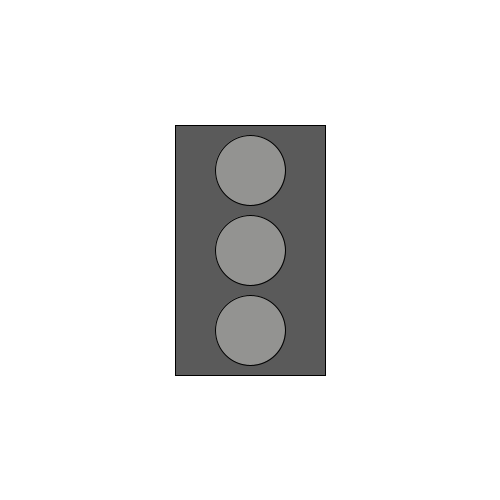
Frame 1 (no input)
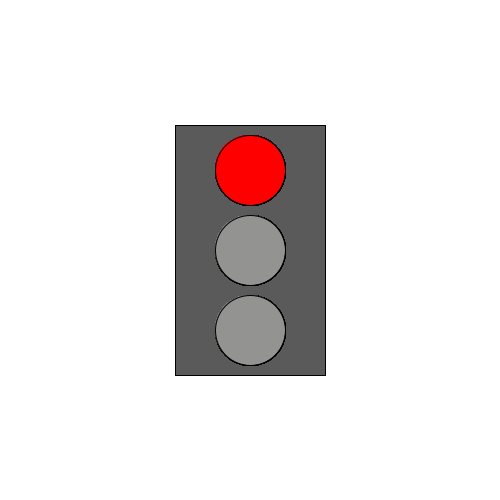
Frame 60 (the mouse pressed at the canvas centre just before this capture)
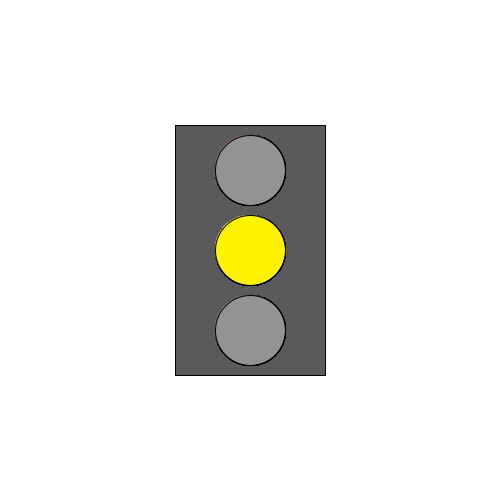
Frame 120 (the mouse held since frame 60 and released just before this capture)

The Processing sketch that drew these frames (run headless with seeded random() and noise(); from frame 60 on, the mouse is pressed at the canvas centre):

// Processing sketch: TaskSix
// ── TaskSix.pde
//TaskSix
color red = #FF0000;
color green = #00FF01;
color yellow = #FFF300; 
color grey = #5A5A5A;
color off = #939391;
color light1 = off;
color light2 = off;
color light3 = off;

void setup() {
  size(500, 500);
  background(255);
  rectMode(CENTER);
  fill(grey);
  rect(width/2, height/2, 150, 250);
}

void draw() {
  
  println(frameCount%300);
  switch(frameCount%300){
  case 10:
    light1 = red;
    light2 = off;
    light3 = off;
    break;
  case 100:
    light1 = off;
    light2 = yellow;
    light3 = off;
    break;
   case 200:
     light1 = off;
     light2 = off;
     light3 = green;
     break;
  }
  fill(light1);
  ellipse(width/2,height/2-80, 70,70);
  fill(light2);
  ellipse(width/2,height/2, 70,70);
  fill(light3);
  ellipse(width/2,height/2+80, 70,70);
}  
